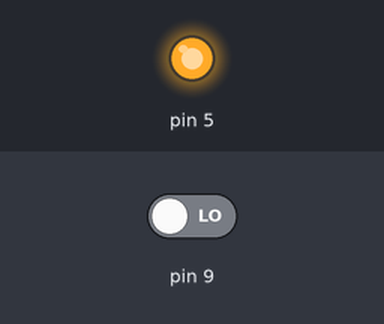
Bench run of a sketch on a simulated Arduino Uno, built with avr-gcc and run on an emulated ATmega328P. Shown: output pins drawn as LEDs (lit = HIGH). The inputs (shaded band) are chosen by the test bench; at power-on: pin 9 LOW.

Above: at 1.2 s.
1.3 s: pin 9 driven HIGH
At 2.1 s:
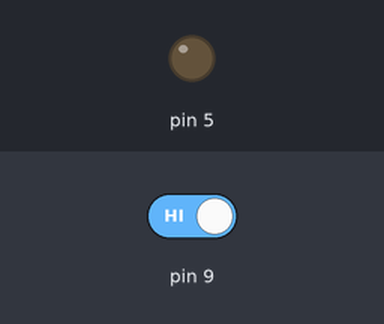
2.8 s: pin 9 driven LOW
At 3.3 s:
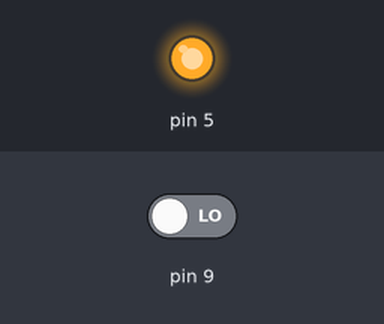
Timing chart, 0 to 5.8 s (numbered marks = the images above; inputs shaded):
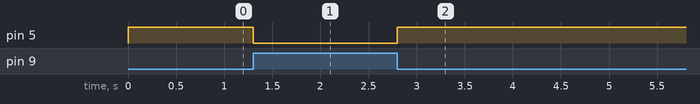

Measured:
- after the input at 1.3 s, pin 5: HIGH → LOW at once
- after the input at 2.8 s, pin 5: LOW → HIGH at once

The sketch:

sketch_jan31e.ino
```cpp
void setup() {

  pinMode(5, OUTPUT);
  pinMode(9, INPUT);

}

void loop() {

  int butonDurum = digitalRead(9);
  if(butonDurum){
    digitalWrite(5, LOW);
  }
  else{
    digitalWrite(5, HIGH);
  }

}
```
